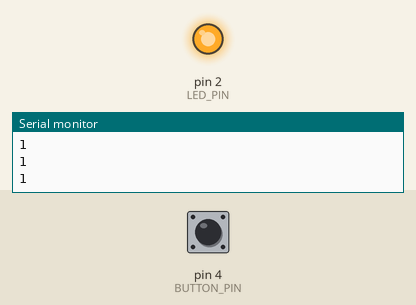
This sketch was run on a simulated Arduino Uno, built with avr-gcc and run on an emulated ATmega328P. Parts: output pins drawn as LEDs (lit = HIGH), the last lines printed to the serial monitor. The inputs (shaded band) are chosen by the test bench; at power-on: pin 4 (BUTTON_PIN) HIGH.

Above: at 1.2 s.
1.3 s: pin 4 (BUTTON_PIN) pulled LOW for 0.15 s
At 1.37 s:
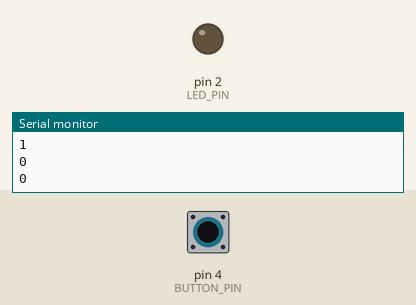
2.9 s: pin 4 (BUTTON_PIN) pulled LOW for 3.2 s
At 6.8 s:
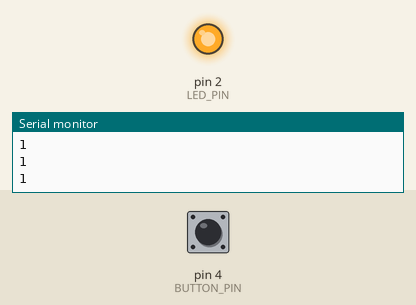
Timing chart, 0 to 8.3 s (numbered marks = the images above; inputs shaded):
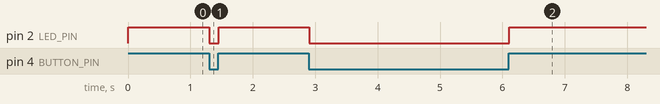

The sketch:

01_Button_Control_LED.ino
```cpp
#define BUTTON_PIN 4
#define LED_PIN 2

void setup() {
  pinMode(BUTTON_PIN, INPUT_PULLUP);  // Button with internal pull-up
  pinMode(LED_PIN, OUTPUT);           // LED output

  Serial.begin(115200);               // Debug (optional but useful)
}

void loop() {
  int buttonState = digitalRead(BUTTON_PIN);

  // Debug print
  Serial.println(buttonState);

  // Logic: NOT pressed → HIGH → LED ON
  //        Pressed → LOW → LED OFF
  if (buttonState == HIGH) {
    digitalWrite(LED_PIN, HIGH);
  } else {
    digitalWrite(LED_PIN, LOW);
    }

  delay(50);  // small delay for stability
}
```

Measured:
- after the input at 1.3 s, pin 2 (LED_PIN): HIGH → LOW at once, → HIGH 0.15 s later
- after the input at 2.9 s, pin 2 (LED_PIN): HIGH → LOW at once, → HIGH 3.2 s later
